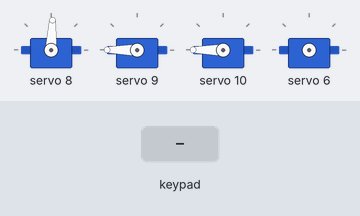
Recording of a program running on a simulated ESP32-C3. Parts: 4 × servo. Inputs (shaded band) come from the test bench.

Above: at 1.2 s.
1.3 s: key 'D' pressed
2.8 s: key 'X' pressed
At 3.05 s:
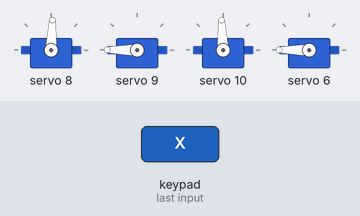
4.7 s: key 'T' pressed
At 5.6 s:
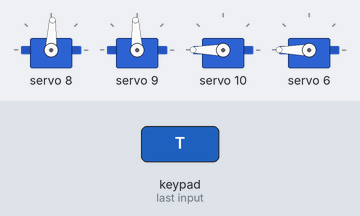
6.2 s: key 'X' pressed
At 6.44 s:
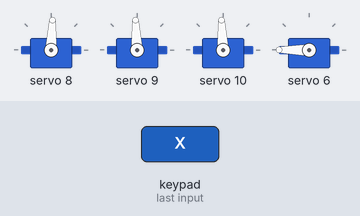
Timing chart, 0 to 9.1 s (numbered marks = the images above; inputs shaded):
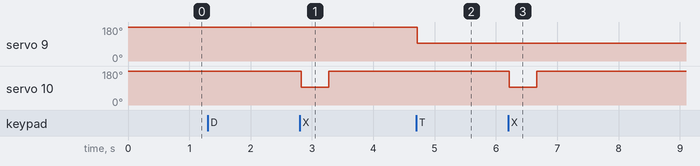

Measured:
- after the input at 2.8 s, servo 10: 180° → 93° at once, → 180° 0.45 s later
- after the input at 4.7 s, servo 9: 180° → 93° at once
- after the input at 6.2 s, servo 10: 180° → 93° at once, → 180° 0.45 s later

The program:

main.cpp
```cpp
#include <Arduino.h>
#include <components/DriveTrain.h>

double applyDeadzone(double value, double deadzone)
{
  if (fabs(value) < deadzone)
    return 0.0;
  return value;
}

unsigned long previousMillis = 0;      // Store the last time the reload servo was activated
const unsigned long reloadDelay = 450; // Delay in milliseconds for the reload servo
bool reloading = false;                // Flag to indicate if the reload servo is currently active

unsigned long lastPS2ReadMillis = 0;
const int PS2_POLL_RATE = 30; // Polling rate in milliseconds for reading PS2 controller input

bool isHandleOpen = false; // Flag to indicate if the handle is open
bool intakeState = false;  // Flag to track the state of the intake (on/off)

double currentLy = 0.0;
double currentRx = 0.0;
const double RAMP_SPEED = 0.05; // Adjust this value to control how quickly the robot ramps up to the target speed

SERVO outakeServo = {SERVO_5};
SERVO bottomServoL = {SERVO_4};
SERVO reloadServo = {SERVO_3};

void setup()
{
  Serial.begin(9600);
  initRobot();
  setAngle(outakeServo, 85);  // Initialize outake servo to 0 degrees
  setAngle(bottomServoL, 180); // Initialize bottom left servo to 90 degrees
  setAngle(reloadServo, 175); // Initialize bottom right servo to 90 degrees
}

void loop()
{
  // =================================================================
  // 1. NON-SYNC RELOAD SERVO CONTROL
  // =================================================================
  if (reloading && (millis() - previousMillis >= reloadDelay))
  {
    reloading = false;          // Reset reloading flag
    setAngle(reloadServo, 175); // Move reload servo back to 175 degrees
  }

  // =================================================================
  // 2. READ PS2 CONTROLLER INPUT & CONTROL MOTORS (Runs every 30ms)
  // =================================================================
  if (millis() - lastPS2ReadMillis >= PS2_POLL_RATE)
  {
    lastPS2ReadMillis = millis();

    bool isConnected = ps2x.read_gamepad(false, 0);
    double targetLy = 0.0;
    double targetRx = 0.0;

    if (!isConnected)
    {
      // FAIL-SAFE: Mất kết nối -> Đưa mục tiêu về 0 để tự động phanh mềm
      targetLy = 0.0;
      targetRx = 0.0;
      stopIntake();
      intakeState = false;
    }
    else
    {
      // NORMAL OPERATION: Có kết nối thì đọc dữ liệu
      targetLy = (ps2x.Analog(PSS_LY) - 128) / 127.0;
      targetRx = (ps2x.Analog(PSS_RX) - 128) / 127.0;

      targetLy = applyDeadzone(targetLy, JOYSTICK_DEADZONE);
      targetRx = applyDeadzone(targetRx, JOYSTICK_DEADZONE);

      // Cài đặt giới hạn tốc độ
      if (ps2x.Button(PSB_L1))
      {
        targetRx = constrain(targetRx, -MIN_SPEED, MIN_SPEED);
        targetLy = constrain(targetLy, -MIN_SPEED, MIN_SPEED);
      }
      else if (ps2x.Button(PSB_R1))
      {
        targetRx = constrain(targetRx, -MAX_SPEED, MAX_SPEED);
        targetLy = constrain(targetLy, -MAX_SPEED, MAX_SPEED);
      }
      else
      {
        targetRx = constrain(targetRx, -NORMAL_SPEED, NORMAL_SPEED);
        targetLy = constrain(targetLy, -NORMAL_SPEED, NORMAL_SPEED);
      }

      // Xử lý nút bấm Intake
      if (ps2x.ButtonPressed(PSB_L2))
      {
        intakeState = !intakeState;
        if (intakeState) intake();
        else stopIntake();
      }

      if (ps2x.Button(PSB_PAD_DOWN))
      {
        intakeReverse();
      }
      else if (ps2x.ButtonReleased(PSB_PAD_DOWN))
      {
        if(intakeState == false) stopIntake(); // Chỉ dừng nếu L2 không đang bật
      }

      // Xử lý Outake Servo
      if (ps2x.Button(PSB_R2)) { setAngle(outakeServo, 120); }
      else { setAngle(outakeServo, 85); }

      // Xử lý Reload Servo
      if (ps2x.ButtonPressed(PSB_BLUE))
      {
        if (!reloading)
        {
          reloading = true;
          setAngle(reloadServo, 90);
          previousMillis = millis();
        }
      }

      // Xử lý Bottom Servo L
      if(ps2x.ButtonPressed(PSB_GREEN))
      {
        isHandleOpen = !isHandleOpen;
        if (isHandleOpen) { setAngle(bottomServoL, 90); }
        else { setAngle(bottomServoL, 180); }
      }
    }
    // =================================================================
    // SPEED RAMPING (Tính toán nội suy vận tốc mỗi 30ms)
    // =================================================================
    if (currentLy < targetLy) {
      currentLy += RAMP_SPEED;
      if (currentLy > targetLy) currentLy = targetLy;
    } else if (currentLy > targetLy) {
      currentLy -= RAMP_SPEED;
      if (currentLy < targetLy) currentLy = targetLy;
    }

    if (currentRx < targetRx) {
      currentRx += RAMP_SPEED;
      if (currentRx > targetRx) currentRx = targetRx;
    } else if (currentRx > targetRx) {
      currentRx -= RAMP_SPEED;
      if (currentRx < targetRx) currentRx = targetRx;
    }

    robotMove(currentRx, currentLy);
  }
}
```

DriveTrain.h
```cpp
#include <drivers/Motor/MotorDriver.h>
/*
Move forward: M1 green, M2 red
Move backward: M1 red, M2 green
Turn left: M1 red, M2 red
Turn right: M1 green, M2 green

LIFT up: M3 red, M4 green
LIFT down: M3 green, M4 red
*/

MOTOR MOTOR_1 = {MOTOR_R1_CH1, MOTOR_R1_CH2};
MOTOR MOTOR_2 = {MOTOR_R2_CH1, MOTOR_R2_CH2};
MOTOR MOTOR_3 = {MOTOR_R3_CH1, MOTOR_R3_CH2};
MOTOR MOTOR_4 = {MOTOR_R4_CH1, MOTOR_R4_CH2};

void robotMove(double x, double y) {
    setSpeed(MOTOR_1, y + x);
    setSpeed(MOTOR_2, -(y - x));
}

void intake() {
    setSpeed(MOTOR_3, 0.8); // Set intake motor to 80% speed
}

void intakeReverse() {
    setSpeed(MOTOR_3, -0.8); // Set intake motor to 80% speed in reverse
}

void stopIntake() {
    setSpeed(MOTOR_3, 0.0);
}
```

configs.h
```cpp
#include <Adafruit_PWMServoDriver.h>
#include <PS2X_lib.h>
#include <Wire.h>

Adafruit_PWMServoDriver pwmDriver = Adafruit_PWMServoDriver();
PS2X ps2x;

struct SERVO
{
    uint8_t pin;
};


// Define servo pins
#define SERVO_1 12
#define SERVO_2 11
#define SERVO_3 10
#define SERVO_4 9
#define SERVO_5 8

// Define motor channels
#define MOTOR_R1_CH1 2
#define MOTOR_R1_CH2 3

#define MOTOR_R2_CH1 4
#define MOTOR_R2_CH2 5

#define MOTOR_R3_CH1 7
#define MOTOR_R3_CH2 6

#define MOTOR_R4_CH1 1
#define MOTOR_R4_CH2 0

// Define PS2 controller pins
#define PS2_DAT 7   // DIN
#define PS2_CMD 2   // DOUT
#define PS2_SEL 10  // CS
#define PS2_CLK 6   // CLK

// Define speed
#define MAX_SPEED 1.0 // Maximum speed
#define NORMAL_SPEED 0.8 // Minimum speed
#define MIN_SPEED 0.4 // Minimum speed for motors

const double JOYSTICK_DEADZONE = 0.1; // Deadzone threshold

void initRobot() {
    Wire.begin();
    pwmDriver.begin();
    pwmDriver.setPWMFreq(50); // Set frequency to 60 Hz
    pwmDriver.setOscillatorFrequency(27000000); // Set oscillator frequency
    Wire.setClock(400000); // Set I2C clock speed to 400k

    int err = -1;
    while (err != 0)
    {
        err = ps2x.config_gamepad(PS2_CLK, PS2_CMD, PS2_SEL, PS2_DAT, true, true);
    }
}

void setAngle(SERVO servo, double angle)
{
    angle = constrain(angle, 0, 180);
    uint16_t microSec = map(angle, 0, 180, 500, 2500); // Map angle to pulse width in microseconds

    pwmDriver.writeMicroseconds(servo.pin, microSec);
}
```

MotorDriver.h
```cpp
#include <configs.h>

struct MOTOR
{
    uint8_t forward_pin;
    uint8_t backward_pin;
};

void setSpeed(MOTOR motor, double speed)
{
    speed = constrain(speed, -1, 1);
    uint16_t _speed = (uint16_t)(abs(speed) * 4095);

    if (speed > 0)
    {
        pwmDriver.setPin(motor.forward_pin, _speed);
        pwmDriver.setPin(motor.backward_pin, 0);

    }
    else if (speed < 0)
    {
        pwmDriver.setPin(motor.forward_pin, 0);
        pwmDriver.setPin(motor.backward_pin, _speed);
    } else {
        pwmDriver.setPin(motor.forward_pin, 0);
        pwmDriver.setPin(motor.backward_pin, 0);
    }
}

void stop(MOTOR motor)
{
    pwmDriver.setPin(motor.forward_pin, 0);
    pwmDriver.setPin(motor.backward_pin, 0);
}
```
